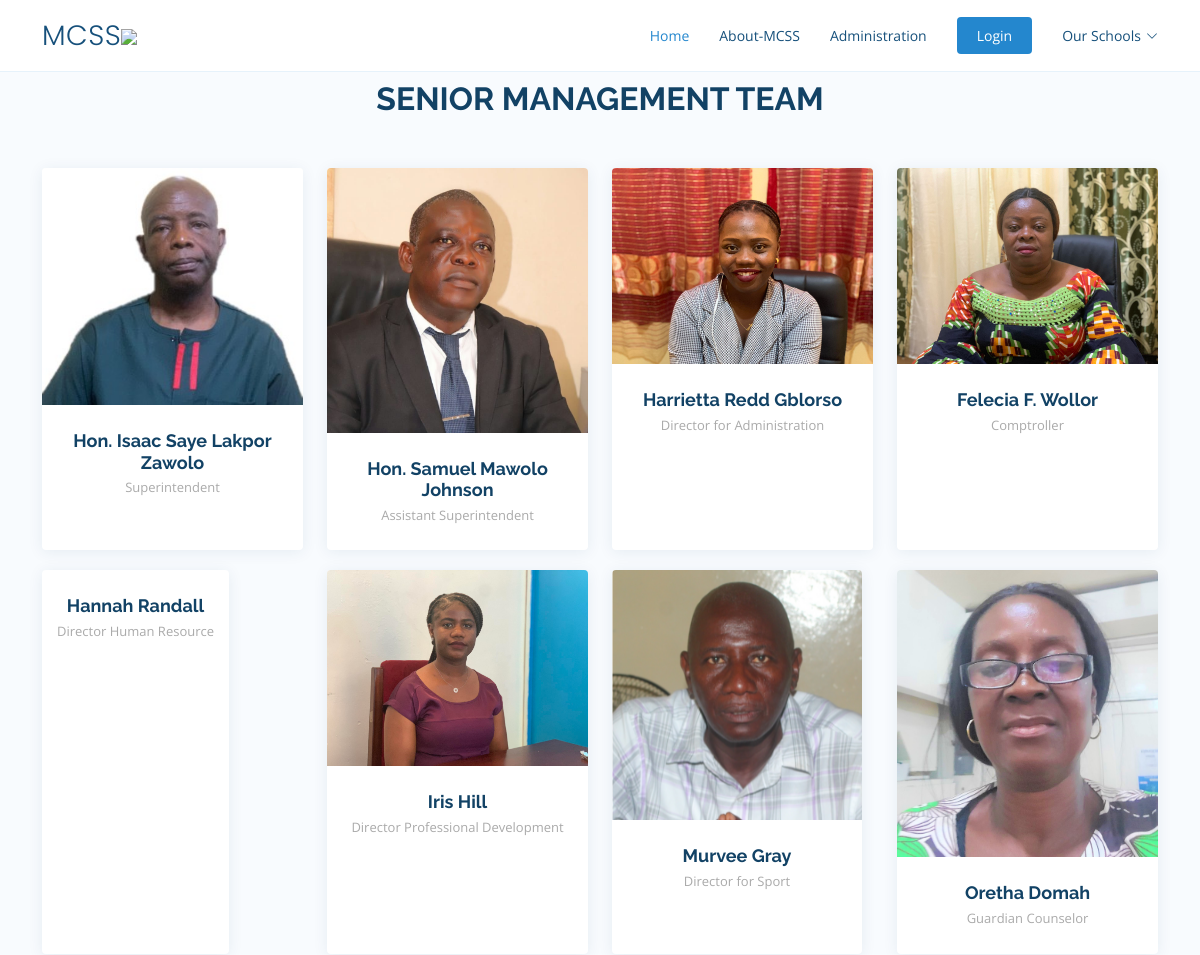
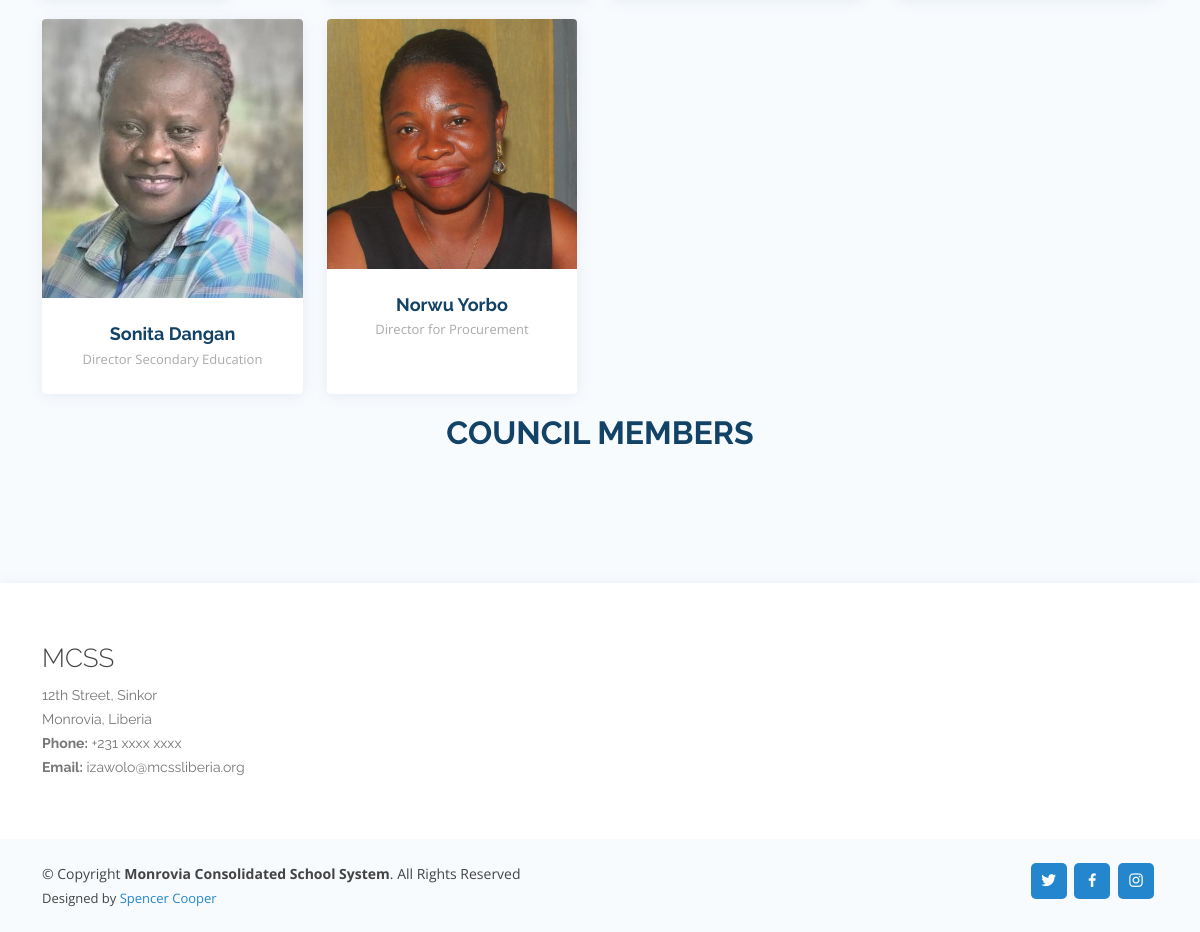
Page /administration/ on the committed database (2 pictures, top to bottom).
### blog/models.py (models this page shows, shortened)
class Sr_Management(models.Model):
    name = models.CharField(max_length=40)
    position = models.CharField(max_length=40)
    image = models.ImageField(upload_to='uploads/', blank=True, null=True)

### core/views.py (the view)
# urls.py: path('administration/', administration, name='administration'),
def administration(request):
    faculty = Sr_Management.objects.all()
    council = Council.objects.all()
    return render(request, 'core/administration.html', {'faculty': faculty, 'council': council })

### core/templates/core/administration.html (shortened to what this page needs)
{% extends 'core/base.html' %}
{% load static %}
{% block content %}
<section id="team" class="team section-bg">
    <div class="container" data-aos="fade-up">
      <div class="section-title">
        <h2>Senior Management Team</h2>
      </div>
      <div class="row">
        {% for faculties in faculty %}
            <div class="col-lg-3 col-md-6 d-flex align-items-stretch" data-aos="fade-up" data-aos-delay="100">
            <div class="member">
                <div class="member-img">
                {% if faculties.image %}
                    <img src="{{ faculties.image.url }}" class="img-fluid" alt="">
                {% endif %}
                </div>
                <div class="member-info">
                <h4>{{ faculties.name }}</h4>
                <span>{{ faculties.position }}</span>
                </div>
            </div>
            </div>
        {% endfor %}
        <div class="section-title">
            <h2>Council Members</h2>
        </div>
    </div>
  </section>
{% endblock %}

### static/assets/css/style.css (style rules this page uses)
body { font-family: "Open Sans", sans-serif; color: #444444; }
h1, h2, h3, h4, h5, h6 { font-family: "Raleway", sans-serif; }
section { padding: 80px 0; overflow: hidden; }
.section-bg { background-color: #f8fbfe; }
.section-title { text-align: center; padding-bottom: 30px; }
.section-title h2 { font-size: 32px; font-weight: bold; text-transform: uppercase; margin-bottom: 20px; padding-bottom: 0; color: #124265; }
.team .member { margin-bottom: 20px; overflow: hidden; text-align: center; border-radius: 4px; background: #fff; box-shadow: 0px 2px 15px rgba(18, 66, 101, 0.08); }
.team .member .member-img { position: relative; overflow: hidden; }
.team .member .member-info { padding: 25px 15px; }
.team .member .member-info h4 { font-weight: 700; margin-bottom: 5px; font-size: 18px; color: #124265; }
.team .member .member-info span { display: block; font-size: 13px; font-weight: 400; color: #aaaaaa; }

### rows in the picture
Sr_Management: image (picture), name "Hon. Isaac Saye Lakpor Zawolo", position "Superintendent"
Sr_Management: image (picture), name "Hon. Samuel Mawolo Johnson", position "Assistant Superintendent"
Sr_Management: image (picture), name "Harrietta Redd Gblorso", position "Director for Administration"
Sr_Management: image (picture), name "Felecia F. Wollor", position "Comptroller"
Sr_Management: name "Hannah Randall", position "Director Human Resource"
Sr_Management: image (picture), name "Iris Hill", position "Director Professional Development"
Sr_Management: image (picture), name "Murvee Gray", position "Director for Sport"
Sr_Management: image (picture), name "Oretha Domah", position "Guardian Counselor"
Sr_Management: image (picture), name "Sonita Dangan", position "Director Secondary Education"
Sr_Management: image (picture), name "Norwu Yorbo", position "Director for Procurement"
